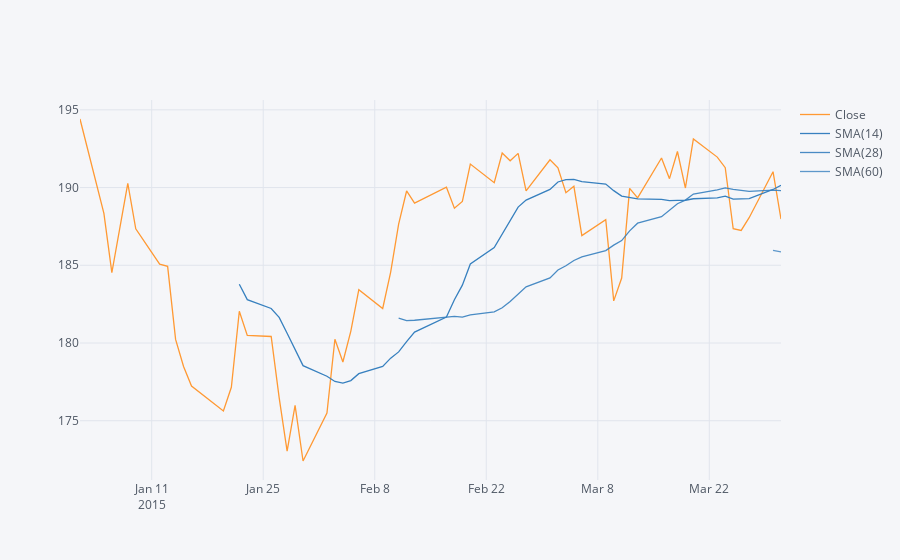

Source (notebook cell):
### Code cell
#SIMPLE MOV AVG WITH PLOTLY
gs_sma = GS['Close']['2015-01-01':'2015-03-31'].ta_plot(study='sma',periods=[14,28,60])
